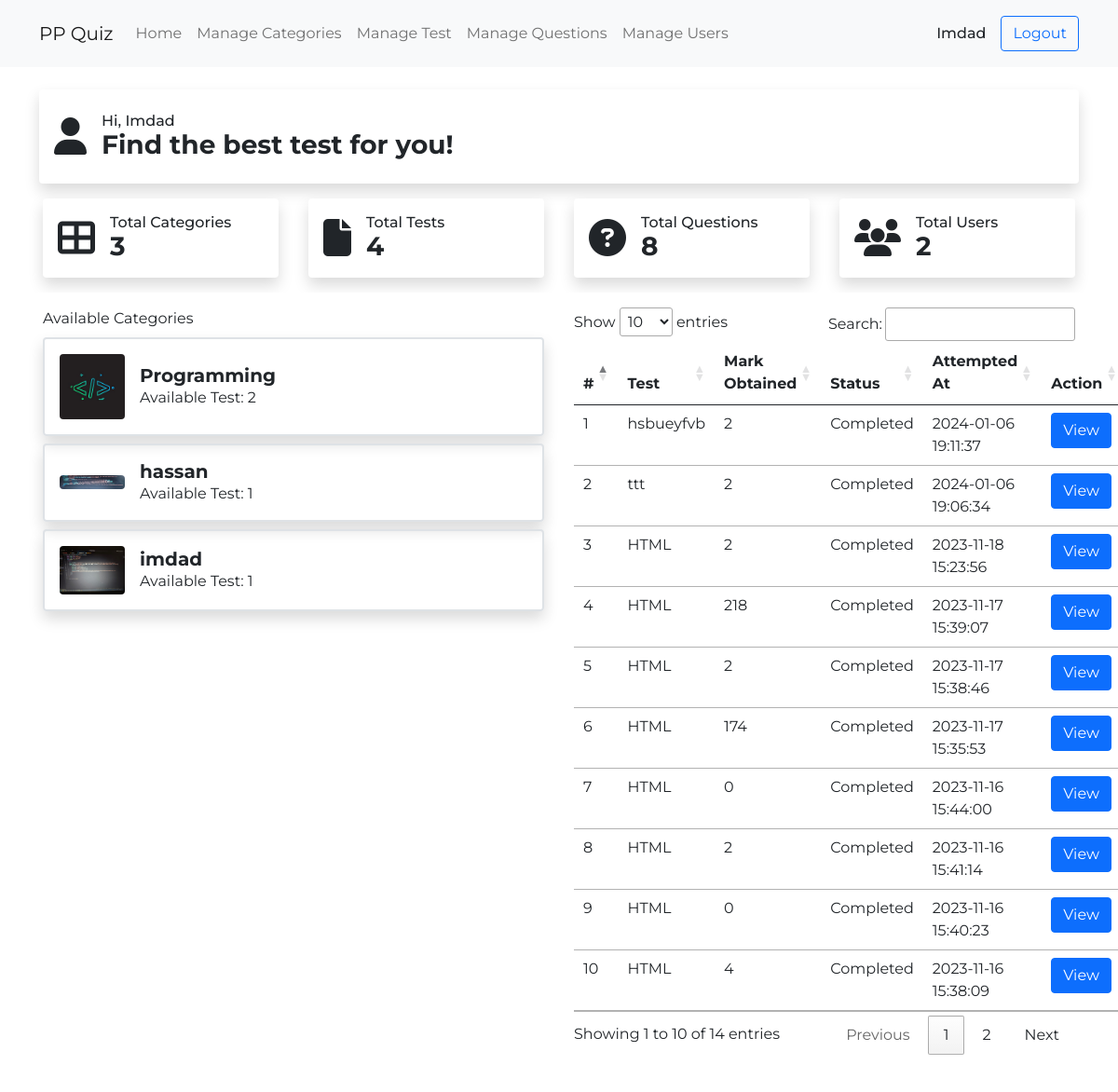
The app's page /dashboard.php (signed in) with its own data.
### tables this page shows
CREATE TABLE `users` (
  `id` int(255) NOT NULL,
  `name` varchar(255) NOT NULL,
  `email` varchar(255) NOT NULL,
  `phone` varchar(255) NOT NULL,
  `password` varchar(255) NOT NULL,
  `status` varchar(255) NOT NULL DEFAULT 'active',
  `created_at` datetime NOT NULL DEFAULT current_timestamp()
);

CREATE TABLE `categories` (
  `id` int(11) NOT NULL,
  `title` varchar(255) NOT NULL,
  `description` longtext NOT NULL,
  `status` varchar(255) NOT NULL,
  `image` varchar(255) NOT NULL,
  `created_at` timestamp NOT NULL DEFAULT current_timestamp()
);

CREATE TABLE `test_records` (
  `id` int(11) NOT NULL,
  `user_id` varchar(255) NOT NULL,
  `test_id` varchar(255) NOT NULL,
  `record_id` varchar(255) NOT NULL,
  `status` varchar(255) NOT NULL DEFAULT 'incomplete',
  `attempted_questions` varchar(255) NOT NULL DEFAULT '0',
  `skipped_questions` varchar(255) NOT NULL DEFAULT '0',
  `correct_answers` varchar(255) NOT NULL DEFAULT '0',
  `wrong_answers` varchar(255) NOT NULL DEFAULT '0',
  `marks_obtained` varchar(255) NOT NULL DEFAULT '0',
  `attmp_question_ids` longtext DEFAULT NULL,
  `created_at` datetime NOT NULL DEFAULT current_timestamp()
);

CREATE TABLE `tests` (
  `id` int(11) NOT NULL,
  `title` varchar(255) NOT NULL,
  `description` longtext NOT NULL,
  `status` varchar(255) NOT NULL,
  `category_id` varchar(255) NOT NULL,
  `created_at` timestamp NOT NULL DEFAULT current_timestamp()
);

### dashboard.php (the view)
<?php
include('./layout/header.php');
$categories = mysqli_num_rows(mysqli_query($conn, "SELECT * FROM categories WHERE status = 'active'"));
$tests = mysqli_num_rows(mysqli_query($conn, "SELECT * FROM tests"));
$questions = mysqli_num_rows(mysqli_query($conn, "SELECT * FROM questions"));
$users = mysqli_num_rows(mysqli_query($conn, "SELECT * FROM users WHERE status = 'active'"));
?>
<div class="container my-4">
    <div class="bg-white p-3 rounded shadow py-4">
        <div class="d-flex align-items-center gap-3">
            <i class="fa fa-user fs-1"></i>
            <div class="texts">
                <h3 class="h6 mb-0">Hi, <?= $user['name'] ?></h3>
                <h1 class="mb-0 h3 fw-bold">Find the best test for you!</h1>
            </div>
        </div>
    </div>
    <?php
    if ($user['status'] == 'admin') {
    ?>
        <div class="row">
            <div class="col-md-3 p-3">
                <div class="bg-white p-3 rounded shadow">
                    <div class="d-flex align-items-center gap-3">
                        <i class="fa-solid fa-table-cells-large fs-1"></i>
                        <div class="texts">
                            <h3 class="h6 mb-0">Total Categories</h3>
                            <h1 class="mb-0 h3 fw-bold"><?= $categories ?></h1>
                        </div>
                    </div>
                </div>
            </div>
            <div class="col-md-3 p-3">
                <div class="bg-white p-3 rounded shadow">
                    <div class="d-flex align-items-center gap-3">
                        <i class="fa fa-file fs-1"></i>
                        <div class="texts">
                            <h3 class="h6 mb-0">Total Tests</h3>
                            <h1 class="mb-0 h3 fw-bold"><?= $tests ?></h1>
                        </div>
                    </div>
                </div>
            </div>
            <div class="col-md-3 p-3">
                <div class="bg-white p-3 rounded shadow">
                    <div class="d-flex align-items-center gap-3">
                        <i class="fa fa-circle-question fs-1"></i>
                        <div class="texts">
                            <h3 class="h6 mb-0">Total Questions</h3>
                            <h1 class="mb-0 h3 fw-bold"><?= $questions ?></h1>
                        </div>
                    </div>
                </div>
            </div>
            <div class="col-md-3 p-3">
                <div class="bg-white p-3 rounded shadow">
                    <div class="d-flex align-items-center gap-3">
                        <i class="fa fa-users fs-1"></i>
                        <div class="texts">
                            <h3 class="h6 mb-0">Total Users</h3>
                            <h1 class="mb-0 h3 fw-bold"><?= $users ?></h1>
                        </div>
                    </div>
                </div>
            </div>
        </div>
    <?php
    }
    ?>
    <div class="row">
        <div class="col-md-6 p-3 bg-white">
            <p class="mb-0">
                Available Categories
            </p>
            <?php
            $q = mysqli_query($conn, "SELECT * FROM categories WHERE status = 'active'");
            while ($data = mysqli_fetch_array($q)) {
                $count = mysqli_num_rows(mysqli_query($conn, "SELECT * FROM tests WHERE category_id = '$data[id]'"));
            ?>
                <a href="view_test.php?category_id=<?= $data['id'] ?>" class="text-decoration-none text-dark">
                    <div class="shadow p-3 rounded border border-2 my-2">
                        <div class="d-flex gap-3 align-items-center">
                            <img src="<?= $data['image'] ?>" alt="" class="img-fluid rounded" width="70">
                            <div class="texts">
                                <p class="mb-0 fw-bold h5"><?= $data['title'] ?></p>
                                <p class="mb-0">Available Test: <?= $count ?></p>
                            </div>
                        </div>
                    </div>
                </a>
            <?php
            }
            ?>
        </div>
        <div class="bg-white rounded p-3 col-md-6">
            <table class="table table-hover" id="ppTable">
                <thead>
                    <tr>
                        <th>#</th>
                        <th>Test</th>
                        <th>Mark Obtained</th>
                        <th>Status</th>
                        <th>Attempted At</th>
                        <th>Action</th>
                    </tr>
                </thead>
                <tbody>
                    <?php
                    $serial = 1;
                    $q = mysqli_query($conn, "SELECT * FROM test_records WHERE user_id = '$user[id]' AND status = 'completed' ORDER BY id DESC");
                    while ($res = mysqli_fetch_array($q)) {
                        $test = mysqli_fetch_array(mysqli_query($conn, "SELECT * FROM tests WHERE id = '$res[test_id]'"));
                    ?>
                        <tr>
                            <td><?= $serial++ ?></td>
                            <td><?= $test['title'] ?></td>
                            <td><?= $res['marks_obtained'] ?></td>
                            <td><?= ucfirst($res['status']) ?></td>
                            <td><?= $res['created_at'] ?></td>
                            <td><a href="test_result.php?record_id=<?=$res['record_id']?>" class="btn btn-primary">View</a></td>
                        </tr>
                    <?php
                    }
                    ?>
                </tbody>
            </table>
        </div>
    </div>
</div>
<?php
include('./layout/footer.php');
?>

### layout/header.php (shortened to what this page needs)
<?php
require('./layout/conn.php');
if (!$_SESSION['email']) {
?>
    <script>
        location.replace('index.php');
    </script>
<?php
} else {
    $user = mysqli_fetch_assoc(mysqli_query($conn, "SELECT * FROM users WHERE `email` = '$_SESSION[email]'"));
}
?>
<!DOCTYPE html>
<html lang="en">
<head>
    <link href="https://cdn.jsdelivr.net/npm/bootstrap@5.0.2/dist/css/bootstrap.min.css" rel="stylesheet">
    <link rel="stylesheet" href="https://cdnjs.cloudflare.com/ajax/libs/font-awesome/6.4.2/css/all.min.css" />
    <link rel="stylesheet" href="//cdn.datatables.net/1.13.6/css/jquery.dataTables.min.css">
    <link rel="stylesheet" href="assets/style.css">
</head>
<body style="background-image: url('https://images.unsplash.com/photo-1532012197267-da84d127e765');">
    <nav class="navbar navbar-expand-lg navbar-light bg-light p-3">
        <div class="container">
            <a class="navbar-brand" href="#">PP Quiz</a>
            <div class="collapse navbar-collapse" id="navbarSupportedContent">
                <ul class="navbar-nav me-auto mb-2 mb-lg-0">
                    <li class="nav-item">
                        <a class="nav-link" aria-current="page" href="./dashboard.php">Home</a>
                    </li>
                    <?php
                    if ($user['status'] == 'admin') {
                    ?>
                        <li class="nav-item">
                            <a class="nav-link" aria-current="page" href="./manage_categories.php">Manage Categories</a>
                        </li>
                        <li class="nav-item">
                            <a class="nav-link" aria-current="page" href="./manage_tests.php">Manage Test</a>
                        </li>
                        <li class="nav-item">
                            <a class="nav-link" aria-current="page" href="./manage_questions.php">Manage Questions</a>
                        </li>
                        <li class="nav-item">
                            <a class="nav-link" aria-current="page" href="./manage_users.php">Manage Users</a>
                        </li>
                    <?php
                    }
                    ?>
                </ul>
                <div class="d-flex align-items-center gap-3">
                    <h4 class="mb-0 h6"><?= $user['name'] ?></h4>
                    <a class="btn btn-outline-primary" href="./layout/logout.php">Logout</a>
                </div>
            </div>
        </div>
    </nav>

### assets/style.css (style rules this page uses)
* { font-family: Montserrat; }

### records on screen
users: name "Imdad"
categories: image (picture), title "Programming", count "2"
categories: image (picture), title "hassan", count "1"
categories: image (picture), title "imdad", count "1"
test_records: test.title "hsbueyfvb", marks_obtained "2", status "Completed", created_at "2024-01-06 19:11:37"
test_records: test.title "ttt", marks_obtained "2", status "Completed", created_at "2024-01-06 19:06:34"
test_records: test.title "HTML", marks_obtained "2", status "Completed", created_at "2023-11-18 15:23:56"
test_records: test.title "HTML", marks_obtained "218", status "Completed", created_at "2023-11-17 15:39:07"
test_records: test.title "HTML", marks_obtained "2", status "Completed", created_at "2023-11-17 15:38:46"
test_records: test.title "HTML", marks_obtained "174", status "Completed", created_at "2023-11-17 15:35:53"
test_records: test.title "HTML", marks_obtained "0", status "Completed", created_at "2023-11-16 15:44:00"
test_records: test.title "HTML", marks_obtained "2", status "Completed", created_at "2023-11-16 15:41:14"
test_records: test.title "HTML", marks_obtained "0", status "Completed", created_at "2023-11-16 15:40:23"
test_records: test.title "HTML", marks_obtained "4", status "Completed", created_at "2023-11-16 15:38:09"

### other values on screen
$categories "3"
$tests "4"
$questions "8"
$users "2"
